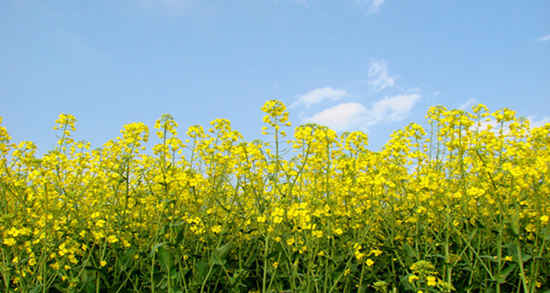
%> input picture w02_data/scene1.jpg, 550 x 293 px
$ octave --eval "colorFilter;"   (GNU Octave 9; MATLAB toolbox functions it lacks are replaced by stand-ins)
%> lines starting %> are read from the running program, lines starting %| are printed output that depends on the picture; in (x1, y1, x2, y2) boxes, pixels count from 0 and x2, y2 are one past the last pixel; in counts of white or black regions, pixels touching at a corner belong together; the program's own positions count from 1
function colorFilter
im=imread('scene1.jpg');
%> im is the input picture: size 293x550x3 uint8; mean R, G, B 143.1, 165.1, 123.8
im=im2double(im);
%> im: size 293x550x3 double
sigma_r=2;
s=5;
R=im(:,:,1);
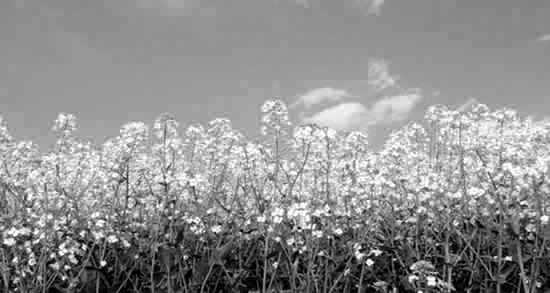
%> R: size 293x550 double; min 0, max 1, mean 0.561
G=im(:,:,2);
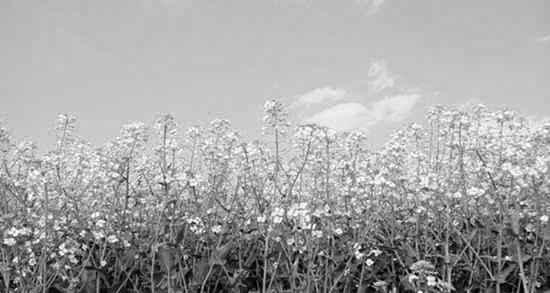
%> G: size 293x550 double; min 0, max 1, mean 0.647
B=im(:,:,3);
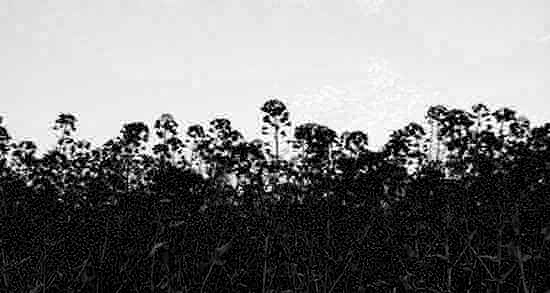
%> B: size 293x550 double; min 0, max 1, mean 0.485
Rfiltered=cf(R,sigma_r,s);
Gfiltered=cf(G,sigma_r,s);
Bfiltered=cf(B,sigma_r,s);
filteredImg=cat(3,Rfiltered,Gfiltered,Bfiltered);
filteredmg=cf(im,sigma_r,s);
imshow(filteredmg);
end

function filteredImg=cf(im,sigma,s)
%> called with sigma = 2, s = 5
[rows, cols, nc] = size(im);
%> rows = 293; cols = 550; nc = 1
padsize=(s-1)/2;
padImg=padarray(im,[padsize,padsize],'replicate','both');
[x,y]=meshgrid(1:s,1:s);
X=ceil(s/2);
Y=ceil(s/2);
centerImg=im(X,Y);
%> centerImg = 0.537
distence=(centerImg-im(x,y)).^2;
%> distence: size 25x25 double; every value is 0
color_filter=exp(-distence/(2*sigma*sigma));
%> color_filter: size 25x25 double; every value is 1
color_filter=color_filter/sum(sum(color_filter));
%> color_filter: size 25x25 double; every value is 0.0016
filteredImg=imfilter(padImg,color_filter);
end
%> call 2 of cf, with sigma = 2, s = 5
%> in cf (call 2), `padImg=padarray(im,[padsize,padsize],'replicate','both');`:
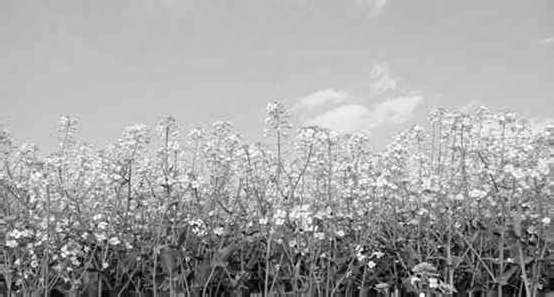
%> padImg: size 297x554 double; min 0, max 1, mean 0.645
%> in cf (call 2), `centerImg=im(X,Y);`: centerImg = 0.698
%> call 3 of cf, with sigma = 2, s = 5
%> in cf (call 3), `padImg=padarray(im,[padsize,padsize],'replicate','both');`:
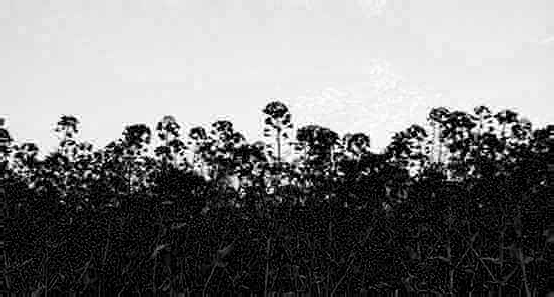
%> padImg: size 297x554 double; min 0, max 1, mean 0.485
%> in cf (call 3), `centerImg=im(X,Y);`: centerImg = 0.871
%> in colorFilter, `filteredImg=cat(3,Rfiltered,Gfiltered,Bfiltered);`:
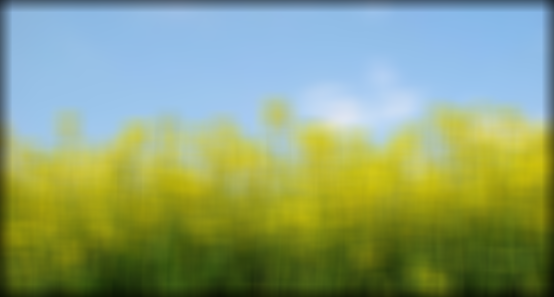
%> filteredImg: size 297x554x3 double; mean R, G, B 0.545, 0.628, 0.47
%> call 4 of cf, with sigma = 2, s = 5
%> in cf (call 4), `padImg=padarray(im,[padsize,padsize],'replicate','both');`:
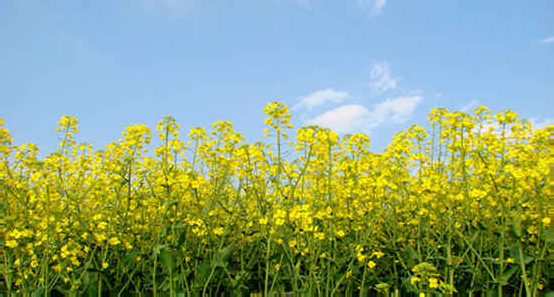
%> padImg: size 297x554x3 double; mean R, G, B 0.559, 0.645, 0.485
%> in cf (call 4), `centerImg=im(X,Y);`: centerImg = 0.537

$ run again, with w02_data/scene2.jpg copied over w02_data/scene1.jpg
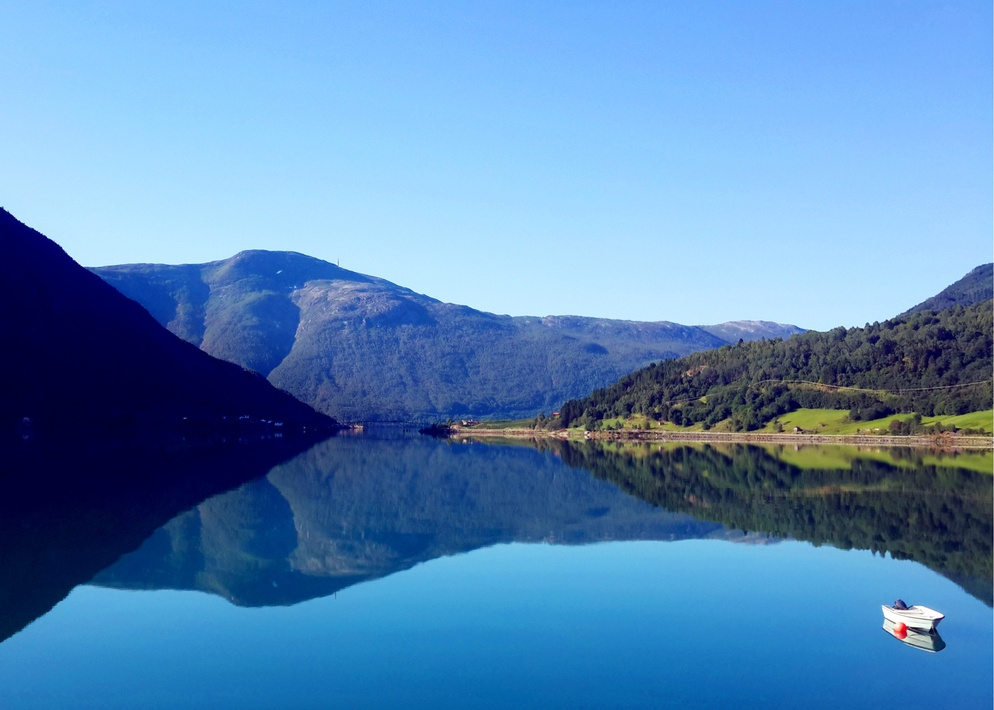
%> input picture w02_data/scene2.jpg, 994 x 710 px, shrunk from 2570 x 1836 before the run
%> in colorFilter, im is the input picture: size 710x994x3 uint8; mean R, G, B 88.5, 136.1, 183.3
%> im: size 710x994x3 double
%> in colorFilter, `B=im(:,:,3);`:
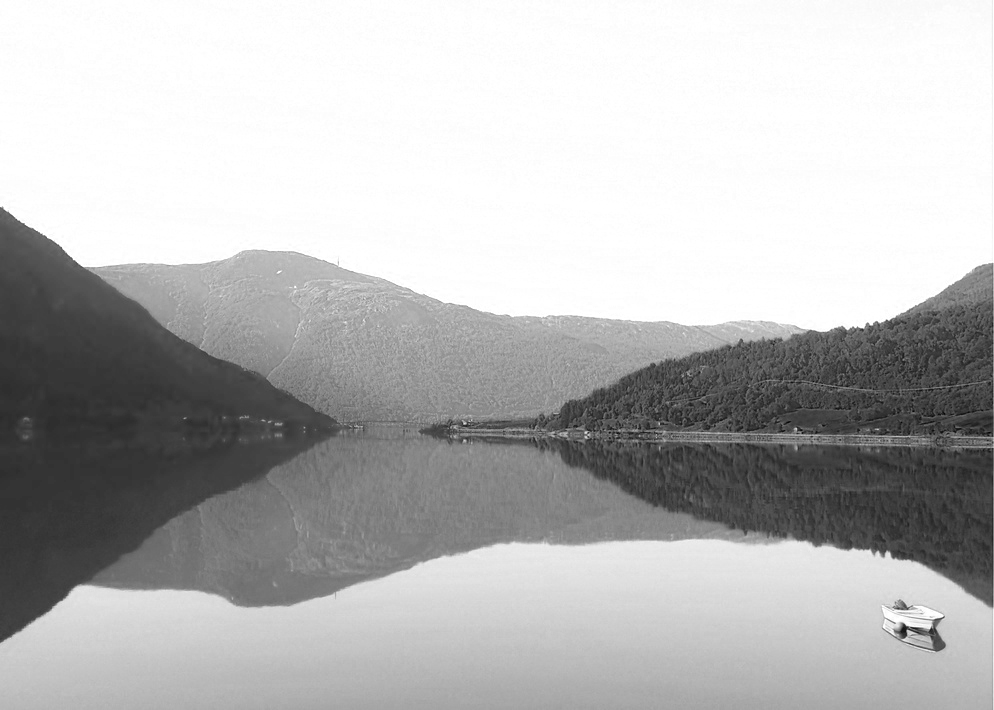
%> B: size 710x994 double; min 0.00784, max 1, mean 0.719
%> centerImg = 0.545
%> distence: size 25x25 double; values 0 (black) and 1.54e-05 (white), 36% white in thin lines or dots
%> in colorFilter, `filteredImg=cat(3,Rfiltered,Gfiltered,Bfiltered);`:
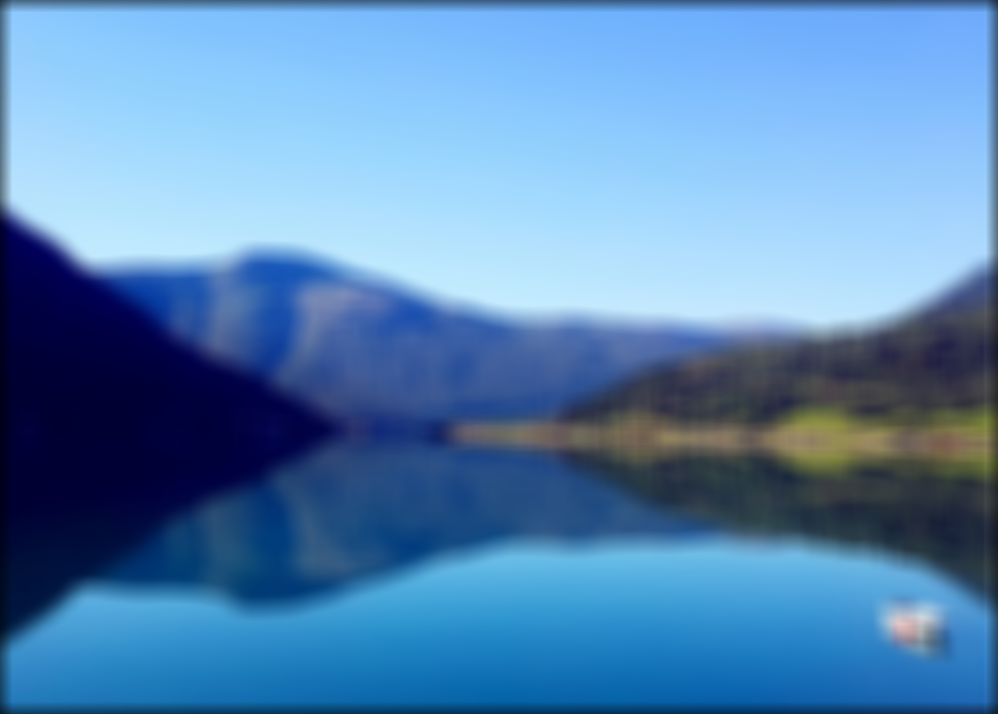
%> filteredImg: size 714x998x3 double; mean R, G, B 0.342, 0.526, 0.708
%> padImg: size 714x998x3 double

$ run again, with w02_data/car1.jpg copied over w02_data/scene1.jpg
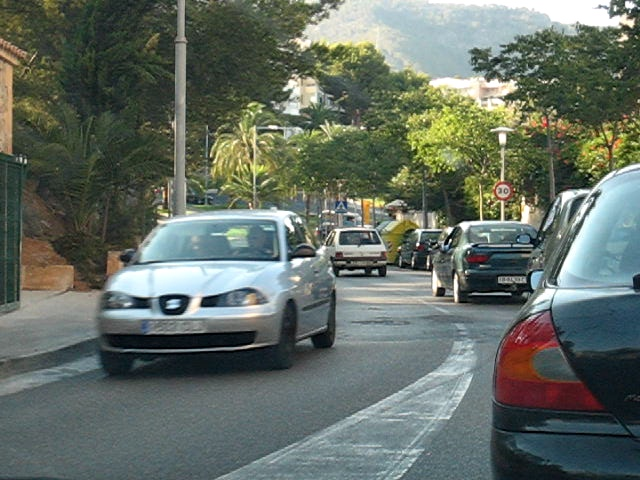
%> input picture w02_data/car1.jpg, 640 x 480 px
%> in colorFilter, im is the input picture: size 480x640x3 uint8; mean R, G, B 100, 109.5, 100.4
%> im: size 480x640x3 double
%> centerImg = 0.345
%> in cf (call 4), `padImg=padarray(im,[padsize,padsize],'replicate','both');`:
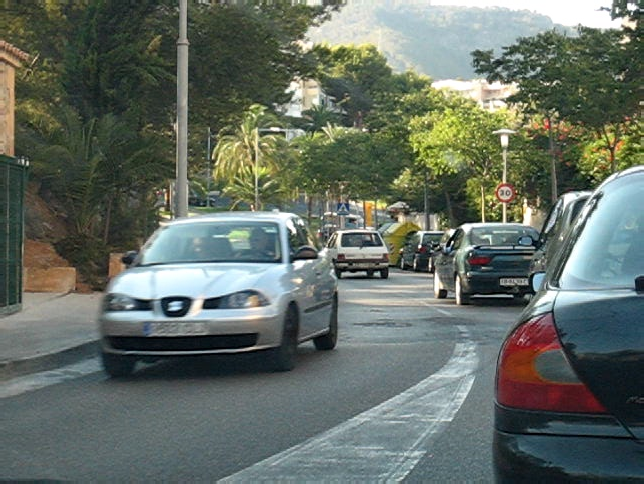
%> padImg: size 484x644x3 double; mean R, G, B 0.392, 0.43, 0.394
